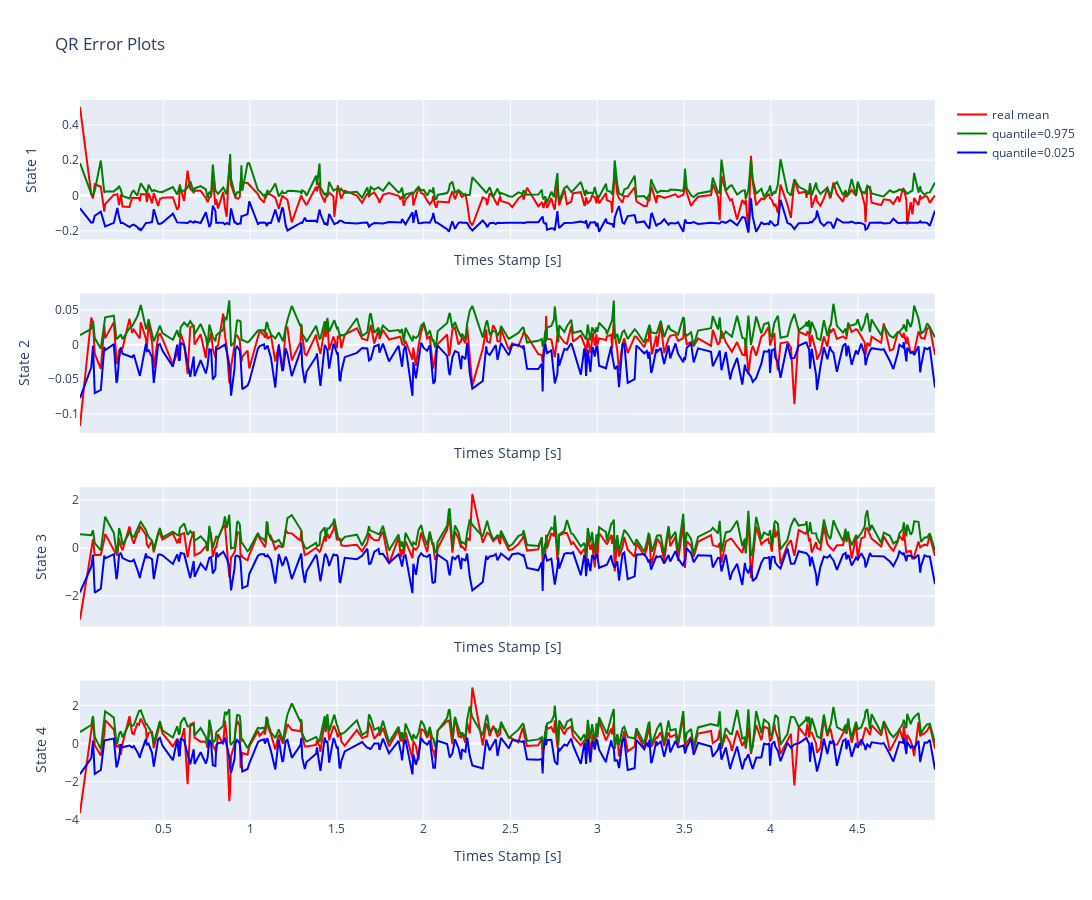

Notebook cell for this chart:
### Markdown cell above
This section visualises the quantile regression on the calibration data which the regressors has yet not seen.

### Code cell
dm.cqr_plot_qr_error()

### Figure 1 — Plotly figure (JSON) as saved in the notebook; plotly's stock layout.template omitted (floating-point values rounded to 4 significant figures; data arrays with more than 128 entries replaced by an {"elided": "..."} marker saying what was removed)
{"data": [{"line": {"color": "red"}, "mode": "lines", "name": "real mean", "showlegend": true, "type": "scatter", "x": {"elided": "300 float values"}, "xaxis": "x", "y": {"elided": "300 float values"}, "yaxis": "y"}, {"line": {"color": "green"}, "mode": "lines", "name": "quantile=0.975", "showlegend": true, "type": "scatter", "x": {"elided": "300 float values"}, "xaxis": "x", "y": {"elided": "300 float values"}, "yaxis": "y"}, {"line": {"color": "blue"}, "mode": "lines", "name": "quantile=0.025", "showlegend": true, "type": "scatter", "x": {"elided": "300 float values"}, "xaxis": "x", "y": {"elided": "300 float values"}, "yaxis": "y"}, {"line": {"color": "red"}, "mode": "lines", "name": "real mean", "showlegend": false, "type": "scatter", "x": {"elided": "300 float values"}, "xaxis": "x2", "y": {"elided": "300 float values"}, "yaxis": "y2"}, {"line": {"color": "green"}, "mode": "lines", "name": "quantile=0.975", "showlegend": false, "type": "scatter", "x": {"elided": "300 float values"}, "xaxis": "x2", "y": {"elided": "300 float values"}, "yaxis": "y2"}, {"line": {"color": "blue"}, "mode": "lines", "name": "quantile=0.025", "showlegend": false, "type": "scatter", "x": {"elided": "300 float values"}, "xaxis": "x2", "y": {"elided": "300 float values"}, "yaxis": "y2"}, {"line": {"color": "red"}, "mode": "lines", "name": "real mean", "showlegend": false, "type": "scatter", "x": {"elided": "300 float values"}, "xaxis": "x3", "y": {"elided": "300 float values"}, "yaxis": "y3"}, {"line": {"color": "green"}, "mode": "lines", "name": "quantile=0.975", "showlegend": false, "type": "scatter", "x": {"elided": "300 float values"}, "xaxis": "x3", "y": {"elided": "300 float values"}, "yaxis": "y3"}, {"line": {"color": "blue"}, "mode": "lines", "name": "quantile=0.025", "showlegend": false, "type": "scatter", "x": {"elided": "300 float values"}, "xaxis": "x3", "y": {"elided": "300 float values"}, "yaxis": "y3"}, {"line": {"color": "red"}, "mode": "lines", "name": "real mean", "showlegend": false, "type": "scatter", "x": {"elided": "300 float values"}, "xaxis": "x4", "y": {"elided": "300 float values"}, "yaxis": "y4"}, {"line": {"color": "green"}, "mode": "lines", "name": "quantile=0.975", "showlegend": false, "type": "scatter", "x": {"elided": "300 float values"}, "xaxis": "x4", "y": {"elided": "300 float values"}, "yaxis": "y4"}, {"line": {"color": "blue"}, "mode": "lines", "name": "quantile=0.025", "showlegend": false, "type": "scatter", "x": {"elided": "300 float values"}, "xaxis": "x4", "y": {"elided": "300 float values"}, "yaxis": "y4"}], "layout": {"height": 900, "showlegend": true, "title": {"text": "QR Error Plots"}, "width": 1600, "xaxis": {"anchor": "y", "domain": [0, 1], "matches": "x4", "showticklabels": false, "title": {"text": "Times Stamp [s]"}}, "xaxis2": {"anchor": "y2", "domain": [0, 1], "matches": "x4", "showticklabels": false, "title": {"text": "Times Stamp [s]"}}, "xaxis3": {"anchor": "y3", "domain": [0, 1], "matches": "x4", "showticklabels": false, "title": {"text": "Times Stamp [s]"}}, "xaxis4": {"anchor": "y4", "domain": [0, 1], "title": {"text": "Times Stamp [s]"}}, "yaxis": {"anchor": "x", "domain": [0.8063, 1], "title": {"text": " State 1"}}, "yaxis2": {"anchor": "x2", "domain": [0.5375, 0.7312], "title": {"text": " State 2"}}, "yaxis3": {"anchor": "x3", "domain": [0.2687, 0.4625], "title": {"text": " State 3"}}, "yaxis4": {"anchor": "x4", "domain": [0, 0.1938], "title": {"text": " State 4"}}}}
